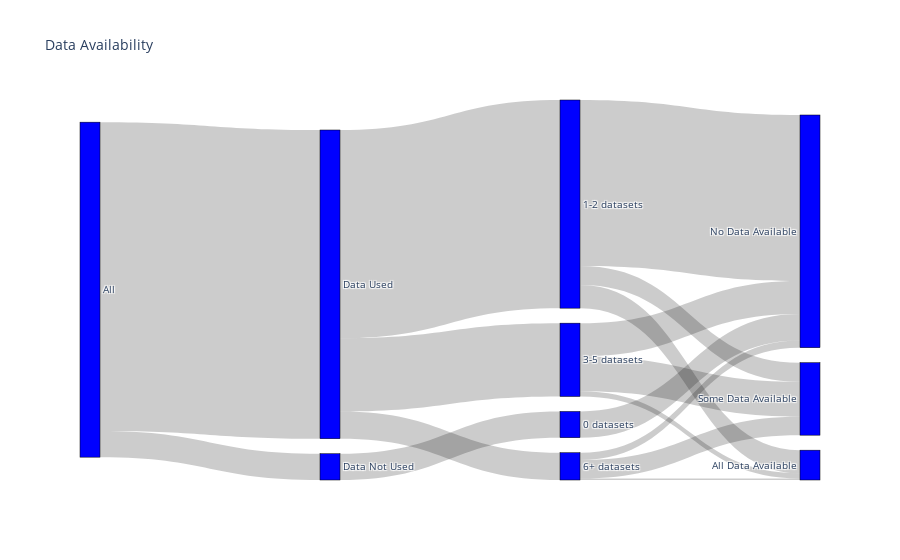

The notebook cell saved with this chart:
### Code cell
import plotly.graph_objects as go


with open('../data/2k_p1_v23_f20.json') as f:
    data = json.load(f)["results"]

nodes = ["All", "Data Used", "Data Not Used", "0 datasets", "1-2 datasets", "3-5 datasets", "6+ datasets", "All Data Available", "Some Data Available", "No Data Available"]
node_map = {node: i for i, node in enumerate(nodes)}
from collections import defaultdict
aggregated_flows = defaultdict(int)

# Initialize lists for Sankey data
sankey_source = []
sankey_target = []
sankey_value = []

# A helper to add flows
def add_flow(source_node, target_node, count=1):
    sankey_source.append(node_map[source_node])
    sankey_target.append(node_map[target_node])
    aggregated_flows[(node_map[source_node], node_map[target_node])] += 1

counter = 0

for item in data:
    # --- Initial Flow from "Start" ---
    if item["is_editorial"]:
        continue

    if item["is_data_used"]:
        add_flow("All", "Data Used")
        counter += 1
    else:
        add_flow("All", "Data Not Used")
        counter += 1

    if item["is_data_used"]:
        # --- Flow from "Data Used" ---
        if len(item["datasets"]) == 0:
            add_flow("Data Used", "0 datasets")
        elif len(item["datasets"]) <= 2:
            add_flow("Data Used", "1-2 datasets")
        elif len(item["datasets"]) <= 5:
            add_flow("Data Used", "3-5 datasets")
        else:
            add_flow("Data Used", "6+ datasets")
    else:
        if "datasets" not in item or len(item["datasets"]) == 0:
            add_flow("Data Not Used", "0 datasets")
        elif len(item["datasets"]) <= 2:
            add_flow("Data Not Used", "1-2 datasets")
        elif len(item["datasets"]) <= 5:
            add_flow("Data Not Used", "3-5 datasets")
        else:
            add_flow("Data Not Used", "6+ datasets")

    num_avail = 0
    total_datasets = 0
    if "datasets" in item:
        for dataset in item["datasets"]:
            if dataset["is_dataset_publically_available"] == True:
                num_avail += 1
            total_datasets += 1

    if "datasets" not in item or len(item["datasets"]) == 0:
        if num_avail == 0:
            add_flow("0 datasets", "No Data Available")
    elif len(item["datasets"]) <= 2:
        if num_avail == 0:
            add_flow("1-2 datasets", "No Data Available")
        elif num_avail == total_datasets:
            add_flow("1-2 datasets", "All Data Available")
        else:
            add_flow("1-2 datasets", "Some Data Available")
    elif len(item["datasets"]) <= 5:
        if num_avail == 0:
            add_flow("3-5 datasets", "No Data Available")
        elif num_avail == total_datasets:
            add_flow("3-5 datasets", "All Data Available")
        else:
            add_flow("3-5 datasets", "Some Data Available")
    else:
        if num_avail == 0:
            add_flow("6+ datasets", "No Data Available")
        elif num_avail == total_datasets:
            add_flow("6+ datasets", "All Data Available")
        else:
            add_flow("6+ datasets", "Some Data Available")
        

final_source = []
final_target = []
final_value = []

for (s, t), v in aggregated_flows.items():
    final_source.append(s)
    final_target.append(t)
    final_value.append(v)

# Create the Sankey diagram
fig = go.Figure(data=[go.Sankey(
    node=dict(
      pad=15,
      thickness=20,
      line=dict(color="black", width=0.5),
      label=nodes, # Use your defined node labels
      color="blue" # Default node color, you can customize further
    ),
    link=dict(
      source=final_source,
      target=final_target,
      value=final_value,
      color="rgba(0,0,0,0.2)" # Default link color with some transparency
  ))])

fig.update_layout(title_text="Data Availability", font_size=10)
fig.show()

print(counter)

### Figure 1 — Plotly figure (JSON) as saved in the notebook; plotly's stock layout.template omitted (floating-point values rounded to 4 significant figures)
{"data": [{"link": {"color": "rgba(0,0,0,0.2)", "source": [0, 1, 5, 1, 4, 5, 4, 0, 2, 3, 1, 6, 6, 4, 5, 6], "target": [1, 5, 9, 4, 9, 8, 8, 2, 3, 9, 6, 9, 8, 7, 7, 7], "value": [1811, 430, 195, 1221, 973, 205, 112, 154, 154, 154, 160, 43, 108, 136, 30, 9]}, "node": {"color": "blue", "label": ["All", "Data Used", "Data Not Used", "0 datasets", "1-2 datasets", "3-5 datasets", "6+ datasets", "All Data Available", "Some Data Available", "No Data Available"], "line": {"color": "black", "width": 0.5}, "pad": 15, "thickness": 20}, "type": "sankey"}], "layout": {"font": {"size": 10}, "title": {"text": "Data Availability"}}}
